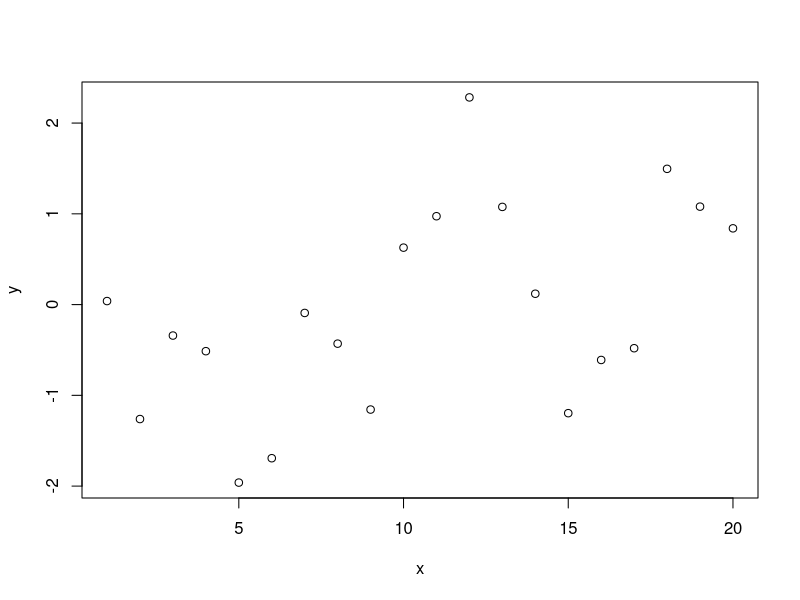
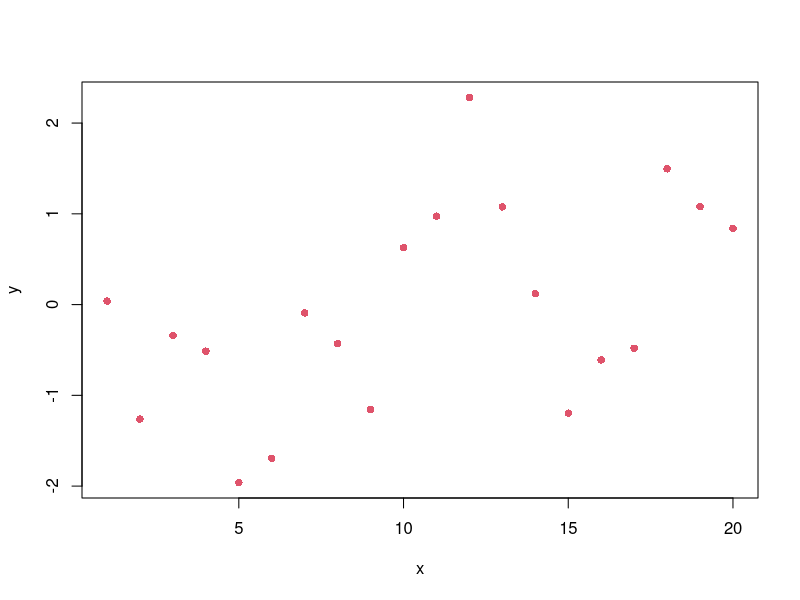

Here is the R script that generated these plots, in order:
## ---- chunk 1
install.packages("ggplot2")
## ---- chunk 2
library(ggplot2)
## ---- chunk 3
?mean
## ---- chunk 4
5+7
## ---- chunk 5
a = 5
## ---- chunk 6
a
## ---- chunk 7
b <- 10
## ---- chunk 8
b
## ---- chunk 9
x = 1 : 20
## ---- chunk 10
y = rnorm(20)
## ---- chunk 11
plot (x, y)
## ---- chunk 12
plot (x, y, pch=16, col=2)
## ---- chunk 13
c(1,2,3,4,5,6)
c(T,T,F,F)
c('a','b')
rep(55,10)
rep(c(1,2),10)
rep(c('a','b'),c(2,7))
seq(1,10,by=0.1)
## ---- chunk 14
a = rnorm(50)
## ---- chunk 15
a[1]
a[2]
a[c(1,3,5)]
a>0
a[a>0]
## ---- chunk 16
v=c(1,2,3,4)
names(v)=c('alpha','beta','gamma','delta')
v['beta']
## ---- chunk 17
a=array(1:20,dim=c(4,5))
a[2,4]
## ---- chunk 18
b=list(alpha=1:3, beta=c('a','b','c','d'))
names(b)
b$alpha
b$beta
## ---- chunk 19
c=data.frame(a=gl(2,5,10),b=1:10,x=rnorm(10))
c$a
c$b
c$x
c[1:2,]
## ---- chunk 20
a=matrix(1:9,nrow=3)
a
a=matrix(1:9,nrow=3,byrow=T)
a
## ---- chunk 21
b=matrix(c(5,3,7,4,6,3,1,6,3,2,8,5),nrow=4)
b
b=matrix(c(5,3,7,4,6,3,1,6,3,2,8,5),nrow=4,byrow=T)
b
## ---- chunk 22
v=1:3 # ou v=c(1,2,3)
v
c=cbind(a,v)
d=rbind(a,b)
c
d
## ---- chunk 23
# Exemple de vecteur
numbers <- c(1, 2, 3, 4, 5)
# Calcul de la moyenne
mean_value <- mean(numbers)
print(mean_value)
